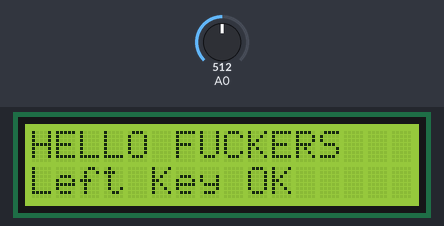
Bench run of a sketch on a simulated Arduino Uno, built with avr-gcc and run on an emulated ATmega328P. Parts: 16×2 character LCD. The test bench sets the inputs (shaded band); at power-on: A0 = 512.

Above: at 2.2 s.
2.3 s: A0 set to 716
At 3.5 s:
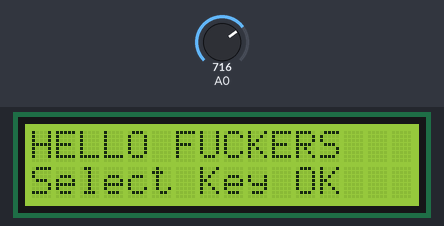
3.8 s: A0 set to 306
At 4.9 s:
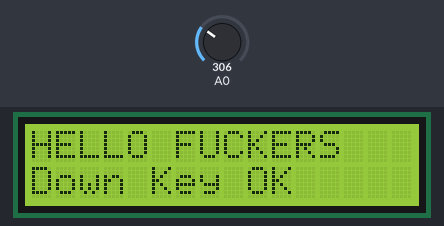
5.3 s: A0 set to 122
At 6.0 s:
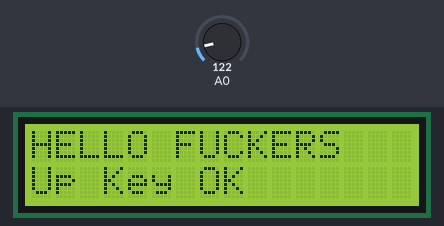
6.8 s: A0 set to 0
At 7.2 s:
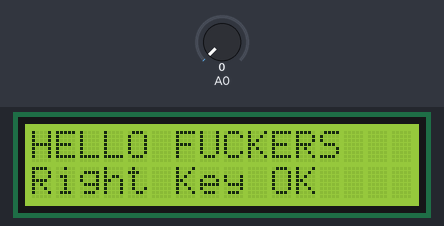
8.3 s: A0 set to 511
At 9.5 s:
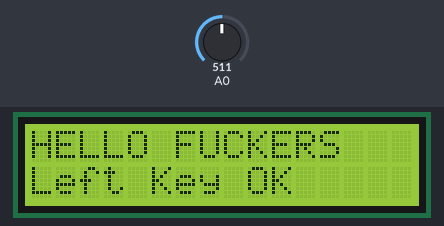
Timing chart, 0 to 10.8 s (numbered marks = the images above; inputs shaded):
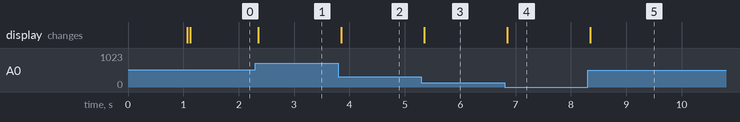

The sketch:

coffeino_test_lcd.ino
```cpp
#include <LiquidCrystal.h>

LiquidCrystal  lcd (8,9,4,5,6,7);
//Key message
char msgs[5][15] = {"Right Key OK ",
                    "Up Key OK    ",
                    "Down Key OK  ",
                    "Left Key OK  ",
                    "Select Key OK" };
int  adc_key_val[5] ={30, 150, 360, 535, 760 };
int NUM_KEYS = 5;
int adc_key_in;
int key=-1;
int oldkey=-1;

void setup() {
  lcd.begin(16, 2);
  //optionally, now set up our application-specific display settings, overriding whatever the lcd did in lcd.init()
  //lcd.commandWrite(0x0F);//cursor on, display on, blink on.  (nasty!)
  lcd.clear();
  lcd.write("HELLO FUCKERS");
  lcd.setCursor(0,2);
  lcd.write("press a key");
  delay(1000);
  lcd.setCursor(0,2);
  lcd.write("            ");
}
void loop() {
  adc_key_in = analogRead(0);
  key = get_key(adc_key_in);
  if (key != oldkey){
    delay(50);
    adc_key_in = analogRead(0);
    key = get_key(adc_key_in);
    if (key != oldkey) {
      oldkey = key;
      if (key >=0){
      lcd.setCursor(0,2);  //line=2, x=0
    lcd.write(msgs[key]);
      }
    }
  }

  //delay(1000);
}


int get_key(unsigned int input){
  int k;
  for (k = 0; k < NUM_KEYS; k++){
    if (input < adc_key_val[k]){
      return k;
    }
  }
  if (k >= NUM_KEYS)
    k = -1;
  return k;
}
```

Measured:
- after the input at 2.3 s, the display: changes after 0.05 s (image 1)
- after the input at 3.8 s, the display: changes after 0.05 s (image 2)
- after the input at 5.3 s, the display: changes after 0.05 s (image 3)
- after the input at 6.8 s, the display: changes after 0.05 s (image 4)
- after the input at 8.3 s, the display: changes after 0.05 s (image 5)
